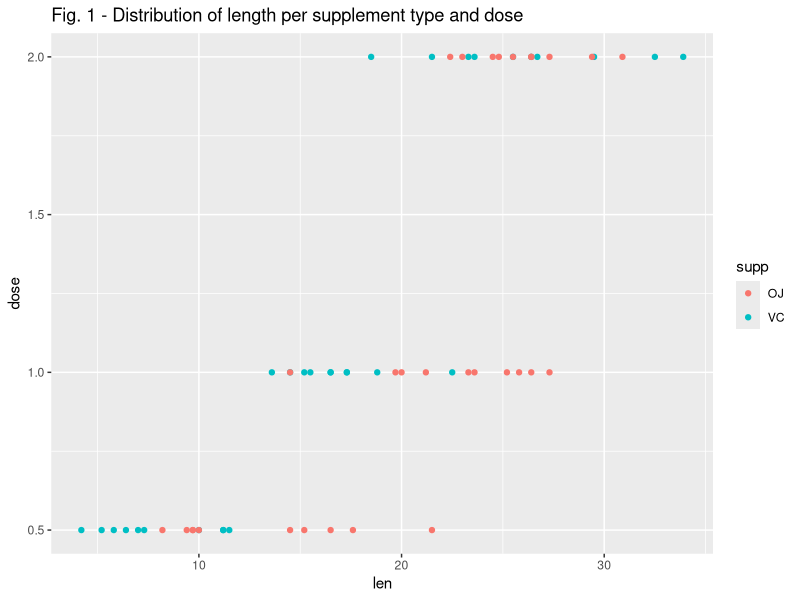
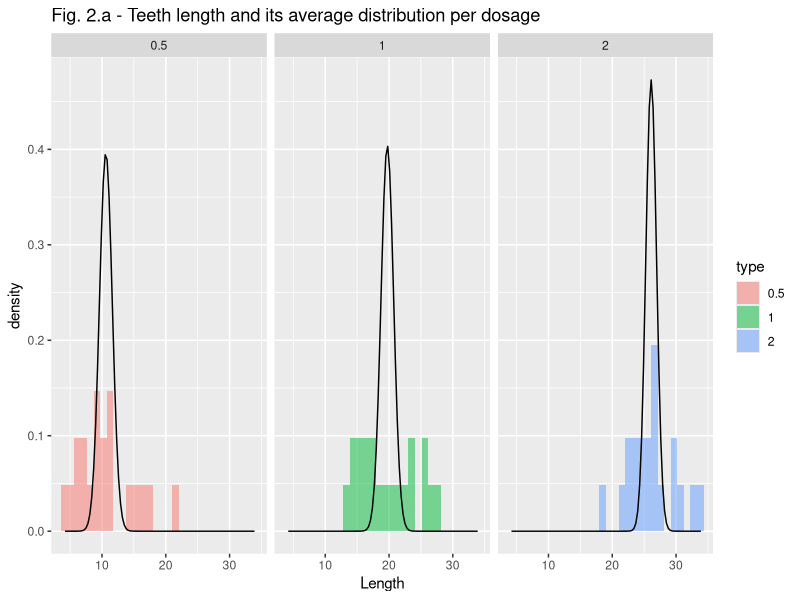
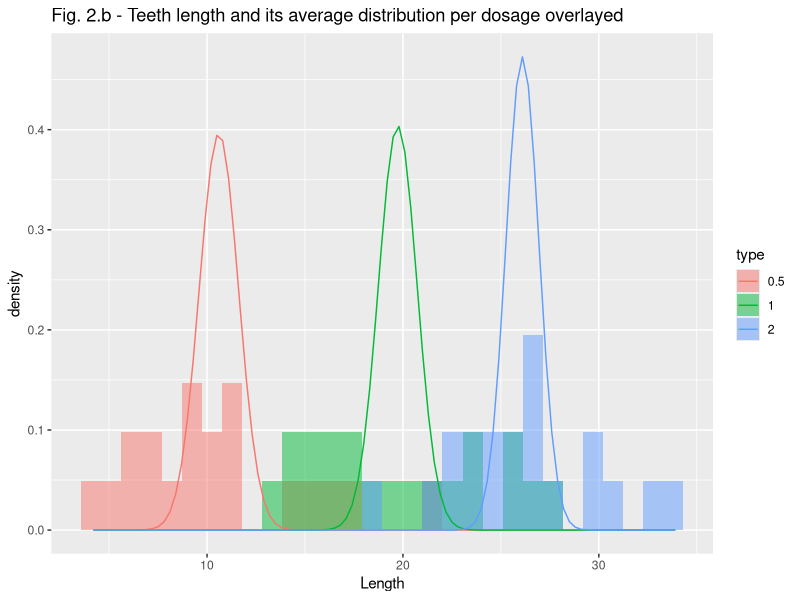
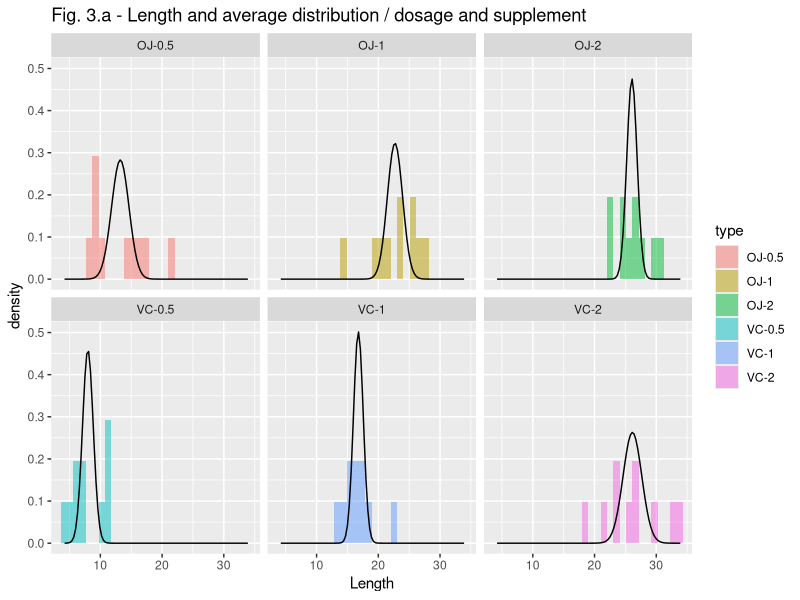
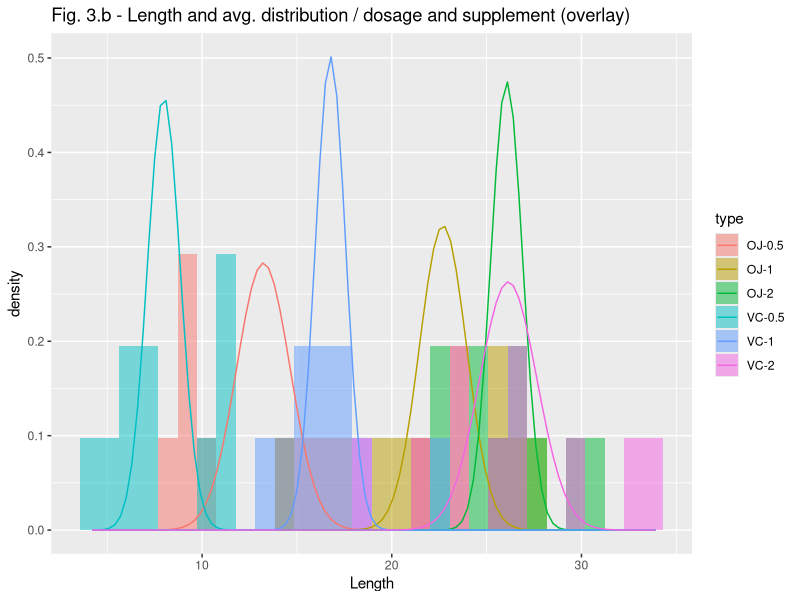

R code for these plots, in order:
## ---- chunk 1
library(datasets)

library(ggplot2) # auxiliry libraries added
library(plyr)

## shows clusters
ggplot(data=ToothGrowth, aes(x=len, y=dose, group=supp, colour=supp)) +
    geom_point() + ggtitle("Fig. 1 - Distribution of length per supplement type and dose") 

## ---- chunk 2
tg <- ToothGrowth
tg$dose <- factor(tg$dose)
tg$supp <- factor(tg$supp)

summary(tg)

table(tg[,c("supp", "dose")])
## ---- chunk 3
calc_interval <- function(x, conf) {
    quantile <- 1-(1-conf)/2
    n <- length(x)
    sdn <- sd(x)/sqrt(n)
    m <- mean(x)
    interval <- (m+c(-1,1)*qnorm(quantile)*sdn)    
    list(quantile=quantile, n=n, sd=sdn, m=m, interval=interval)
} 

confidence <- 0.95 
## ---- chunk 4
for (supp in levels(tg$supp)) {
    x <- tg[tg$supp==supp,"len"]
    l <- calc_interval(x, confidence)
    print(sprintf("Supplement: %s, mean: %f, sd: %f, size: %d, range:[%f, %f]", supp, l$m, l$sd, l$n, l$interval[1], l$interval[2]))
}
## ---- chunk 5

data.type <- data.frame()  # dataframe containg data per type (i.e. per dose)
norm.type <- data.frame()  # dataframe containg summarized for normal distribution per type (i.e. per dose)
for (dose in levels(tg$dose)) {
    x <- tg[tg$dose==dose,"len"]
    ds <- data.frame(x=x, type=dose)  
    data.type <- rbind(data.type, ds)
    
    l <- calc_interval(x, confidence)
    norm.type <- rbind(norm.type, data.frame(m=l$m, sd=l$sd, type=dose)) # data for normal distribution of sample
    
    print(sprintf("Dosage: %s mg, mean: %f, sd: %f, size: %d, range:[%f, %f]", dose, l$m, l$sd, l$n, l$interval[1], l$interval[2]))
}

# Calculate normal values for reference 
len.min <- min(tg$len) # minimum length
len.max <- max(tg$len) # maximum legth
len.x <- seq(len.min, len.max, length=100) # range of lengths from min to max 

# function to calculate normal densities given data frame containg "type", "m" mean and "sd" sample's standard deviation
calc_normal <- function(nt) {
    ddply(norm.type, "type", function(df) {
        data.frame( 
            predicted = len.x,
            density = dnorm(len.x, mean=df$m, sd=df$sd)
        )
    })
}

normaldens <- calc_normal(norm.type) # normal densities for the corresponding types

# plot histogram and corresponding normal distributions in separated frames
ggplot(data.type, aes(x=x, fill=type)) +  geom_histogram(alpha = 0.5, aes(y = ..density..), position = 'identity') +
    geom_line(data=normaldens, aes(x = predicted, y=density)) +
    facet_wrap(~ type, ncol=3) +
    xlab("Length") + ggtitle("Fig. 2.a - Teeth length and its average distribution per dosage") 

# plot histogram and normal distributions altogether
ggplot(data.type, aes(x=x, fill=type)) +  geom_histogram(alpha = 0.5, aes(y = ..density..), position = 'identity') +
    geom_line(data=normaldens, aes(x=predicted, y=density, color=type)) +
    xlab("Length") + ggtitle("Fig. 2.b - Teeth length and its average distribution per dosage overlayed") 

## ---- chunk 6

data.type <- data.frame()  # reset dataframe containg data per type (i.e. per dose and supp)
norm.type <- data.frame()  # reset dataframe containg summarized for normal distribution per type (i.e. per dose and supp)
for (dose in levels(tg$dose)) {
    for (supp in levels(tg$supp)) {
        x <- tg[tg$supp==supp & tg$dose==dose,"len"] # filter supp and dose
        l <- calc_interval(x, confidence)
        
        ds <- data.frame(x=x, type=paste(supp,dose,sep="-")) # type defined as composition supp "-" dose
        data.type <- rbind(data.type, ds)
        norm.type <- rbind(norm.type, data.frame(m=l$m, sd=l$sd, type=paste(supp,dose,sep="-"))) # type defined as composition supp "-" dose

        print(sprintf("Supplement:%s, Dosage: %s mg, mean: %f, sd: %f, size: %d, range:[%f, %f]", supp, dose, l$m, l$sd, l$n, l$interval[1], l$interval[2]))
    }
}

# calculate normal distribution for types based on dose and supp
normaldens <- calc_normal(norm.type)

# plot histogram and corresponding normal distributions in separated frames
ggplot(data.type, aes(x=x, fill=type)) +  geom_histogram(alpha = 0.5, aes(y = ..density..), position = 'identity') +
    geom_line(data=normaldens, aes(x = predicted, y=density)) +
    facet_wrap(~ type, ncol=3) + 
    xlab("Length") + ggtitle("Fig. 3.a - Length and average distribution / dosage and supplement") 

# plot histogram and corresponding normal distributions althogether
ggplot(data.type, aes(x=x, fill=type)) +  geom_histogram(alpha = 0.5, aes(y = ..density..), position = 'identity') +
    geom_line(data=normaldens, aes(x=predicted, y=density, color=type))+ 
    xlab("Length") + ggtitle("Fig. 3.b - Length and avg. distribution / dosage and supplement (overlay)") 

